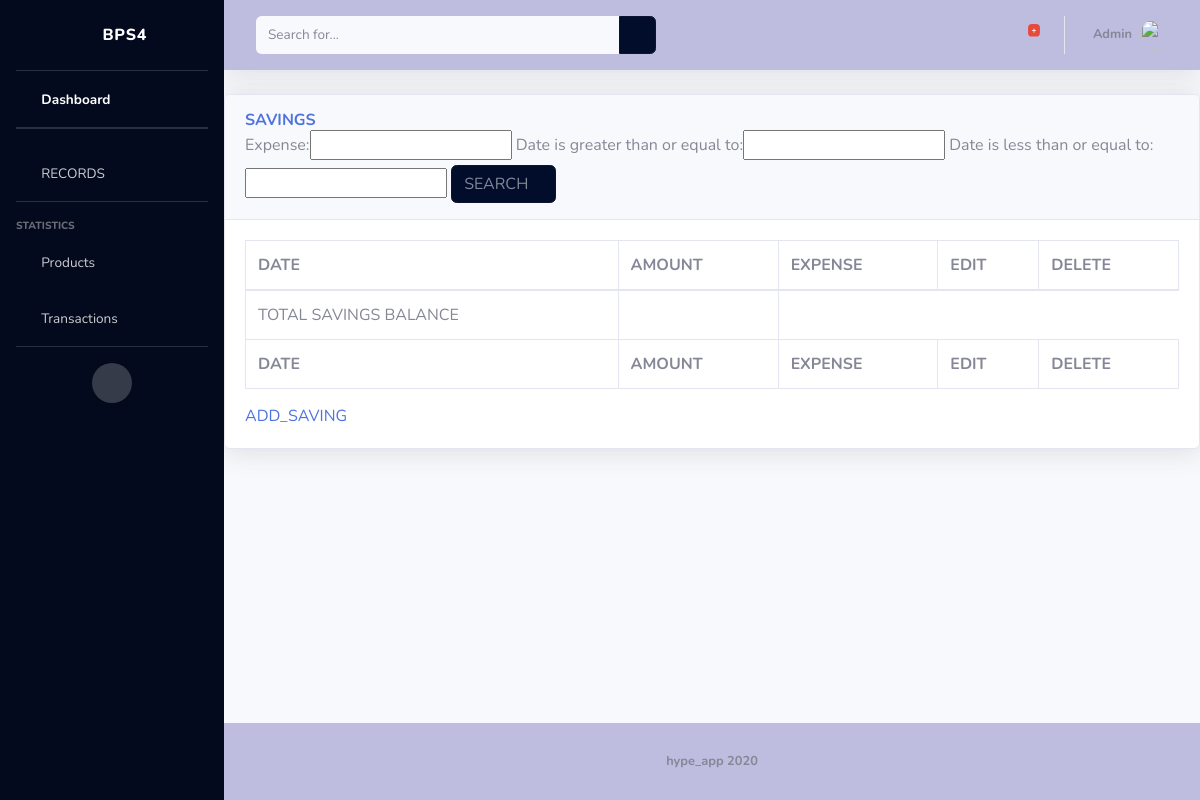
The page /savingslist/ on the database as committed earlier.
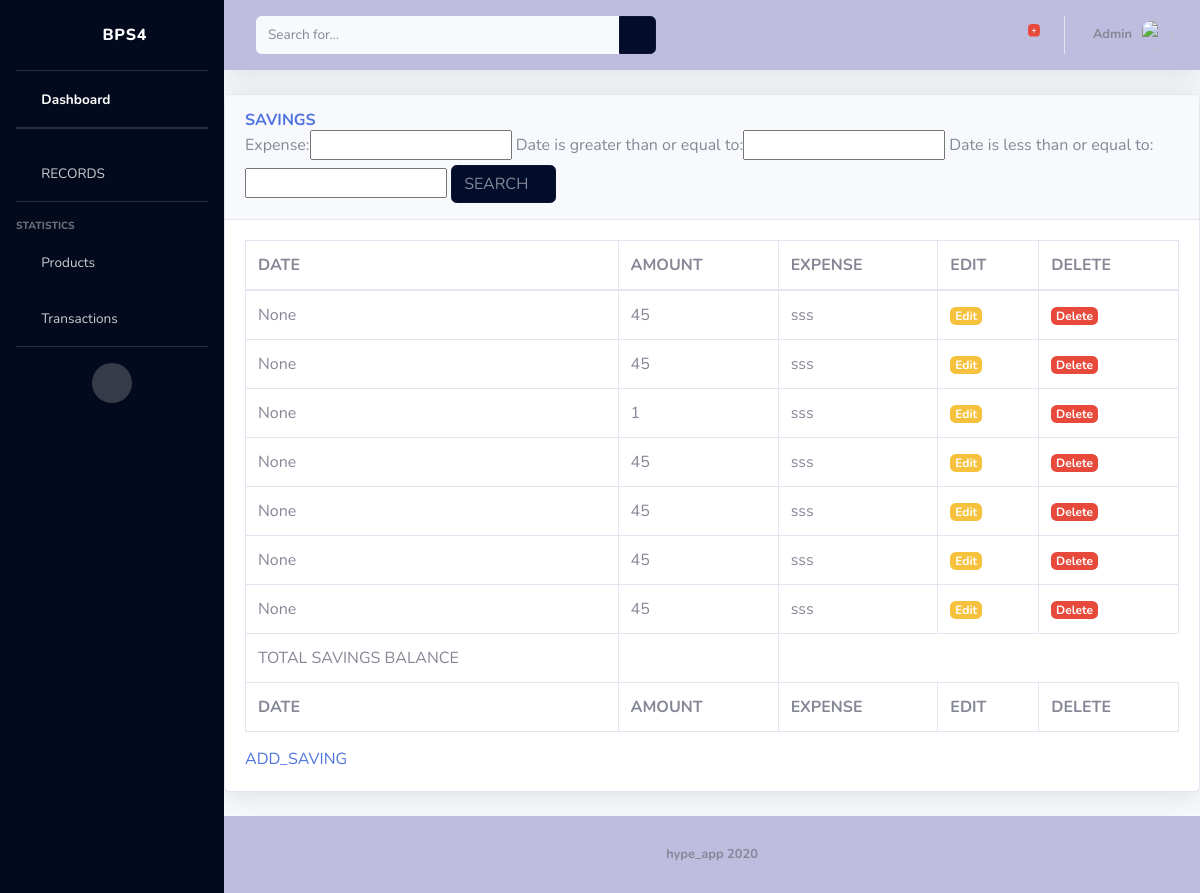
The same page on the database as committed later.
### ps4/models.py (models this page shows)
class Savings(models.Model):
	date = models.DateTimeField(auto_now_add=True, null=True)
	amount = models.IntegerField( default=0 )
	expense = models.CharField(max_length=10, default='Null',blank=False)

### ps4/views.py (the view)
# urls.py: url(r'^savingslist/$', savingslistView.as_view(), name="savingslist"),
class savingslistView(TemplateView):
    template_name = 'records/savingslist.html'
    def get(self, request, *args, **kwargs):
        queryset = Savings.objects.all()
        paginator = Paginator(queryset, 5)
        page = request.GET.get('page')
       	try:
            svn = paginator.page(page)
        except PageNotAnInteger:
            svn = paginator.page(1)
        except EmptyPage:
            svn = paginator.page(paginator.num_pages)
        myFilter = SavingsFilter(request.GET, queryset)
        svn = myFilter.qs
        context = {
        	"title": "svn",
            "data": svn,
            "page": page,
            "myFilter":myFilter ,
        }
        return render(request, self.template_name , context=context)

### ps4/templates/records/savingslist.html (shortened to what this page needs)
{%extends 'ps4/base.html'%}
{%load static%}
{%block content%}
<div class="card shadow mb-4">
  <div class="card-header py-3">
    <h6 class="m-0 font-weight-bold text-primary">SAVINGS</h6>
    <form method=get >
      {{myFilter.form}}
       <button class="btn btn-primary" type="submit">SEARCH
          <i class="fas fa-search fa-sm"></i>
        </button>
    </form>
  </div>
  <div class="card-body">
    <div class="table-responsive">
      <table class="table table-bordered" id="dataTable" width="100%" cellspacing="0">
        <thead>
          <tr>
            <th scope="col" >DATE</th>
            <th scope="col"> AMOUNT</th>
            <th scope="col">EXPENSE</th>
            <th scope="col">EDIT</th>
            <th scope="col">DELETE</th>
        </thead>
        <tbody>
          {%for svn in data%}
          <tr>
            <td> {{svn.date}}</td>
            <td>{{svn.amount}}</td>
            <td>{{svn.expense}}</td>
            <td><a style="text-decoration:None; color:black;" href="/savings/edit/{{svg.id}}"><span class="badge badge-warning">Edit</span> </a></td>
            <td><a style="text-decoration:None; color:black;" href="/savings/delete/{{svg.id}}"><span class="badge  badge-danger">Delete</span></a></td>
          </tr>
          {% endfor%}
          <tr>
            <td colspan="1">TOTAL SAVINGS BALANCE</td>
            <td id="totsvg" style="font-weight: bold"></td>
          </tr>
        </tbody>
        <tfoot>
          <tr>
            <th scope="col" >DATE</th>
            <th scope="col"> AMOUNT</th>
            <th scope="col">EXPENSE</th>
            <th scope="col">EDIT</th>
            <th scope="col">DELETE</th>
        </tfoot>
      </table>
    </div>
        <a href="/savings/">ADD_SAVING</a>
  </div>
</div>
{%endblock %}

Rows that differ between the two databases and show on the page:
added Savings: date "None", amount "45", expense "sss"
added Savings: date "None", amount "45", expense "sss"
added Savings: date "None", amount "1", expense "sss"
added Savings: date "None", amount "45", expense "sss"
added Savings: date "None", amount "45", expense "sss"
added Savings: date "None", amount "45", expense "sss"
added Savings: date "None", amount "45", expense "sss"
